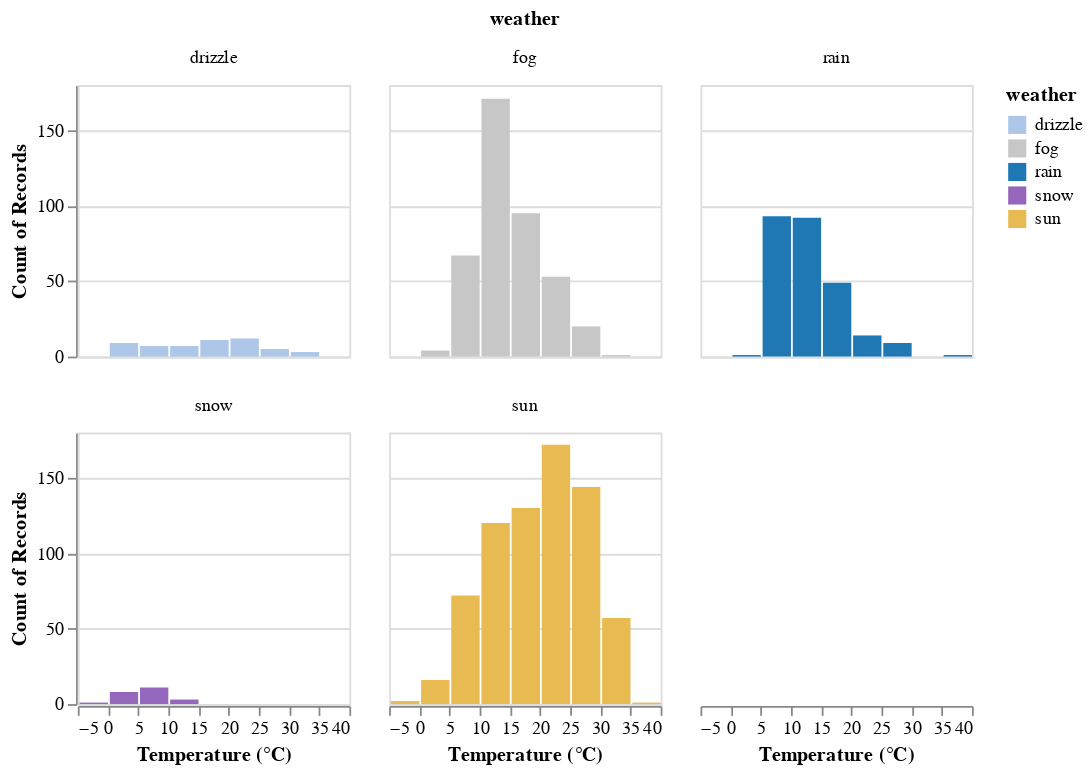

The cell this chart's notebook holds for it:
### Markdown cell above
**Key Reminder:** Use `+` or `alt.layer()` to overlay marks with shared scales.

---

## Advanced Technique 1: Facet Customization Facet Operator
### Controlling Layout with the Columns Parameter
If you want control over the facetting, e.g. how many columns, you need to use facet not at the top level, but at the encoding level. t the top level. When you have many categories, you might want to wrap facets into multiple rows. To do this, you need to use `facet` at the encoding level and not top level.

### Code cell
controlled_facetting = alt.Chart(seattle_data).mark_bar().encode(
    alt.X('temp_max:Q').bin(True).title('Temperature (°C)'),
    alt.Y('count():Q'),
    alt.Color('weather:N').scale(colors),
    alt.Facet('weather:N', columns=3) # ← here we set the number of columns and use Facet at the encoding level. 
).properties(
    width=150,
    height=150
)
controlled_facetting

### Figure 1 — Vega-Lite specification as saved in the notebook (floating-point values rounded to 4 significant figures; data arrays with more than 128 entries replaced by an {"elided": "..."} marker saying what was removed)
{"config": {"view": {"continuousWidth": 300, "continuousHeight": 300}}, "data": {"name": "data-92bf5a4e47e795b1115a76776ef1e5aa"}, "mark": {"type": "bar"}, "encoding": {"color": {"field": "weather", "scale": {"domain": ["drizzle", "fog", "rain", "snow", "sun"], "range": ["#aec7e8", "#c7c7c7", "#1f77b4", "#9467bd", "#e7ba52"]}, "type": "nominal"}, "facet": {"columns": 3, "field": "weather", "type": "nominal"}, "x": {"bin": true, "field": "temp_max", "title": "Temperature (°C)", "type": "quantitative"}, "y": {"aggregate": "count", "type": "quantitative"}}, "height": 150, "width": 150, "$schema": "https://vega.github.io/schema/vega-lite/v5.20.1.json", "datasets": {"data-92bf5a4e47e795b1115a76776ef1e5aa": {"elided": "1461 records"}}}
